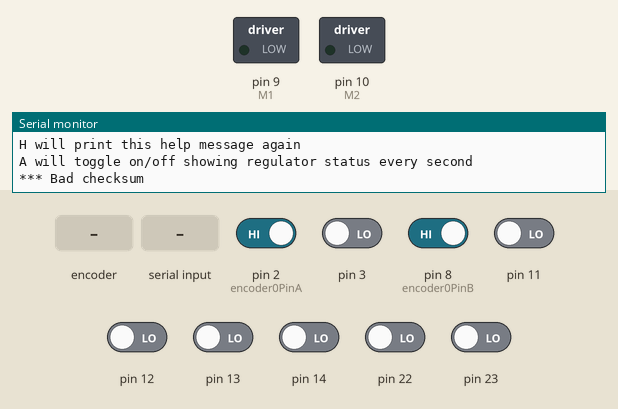
Recording of a sketch running on a simulated Arduino Uno, built with avr-gcc and run on an emulated ATmega328P. On the bench: switched loads named in the sketch (green lamp = pin HIGH), the last lines printed to the serial monitor. The test bench sets the inputs (shaded band); at power-on: pin 2 (encoder0PinA), pin 8 (encoder0PinB) HIGH, pin 3, pin 11–14, pin 22, pin 23 LOW. Random numbers use the default seed unless the sketch sets one.

Above: at 1.2 s.
1.3 s: rotary encoder on pin 2 (encoder0PinA) / pin 8 (encoder0PinB) turned 3 steps (first pin leading)
At 1.47 s:
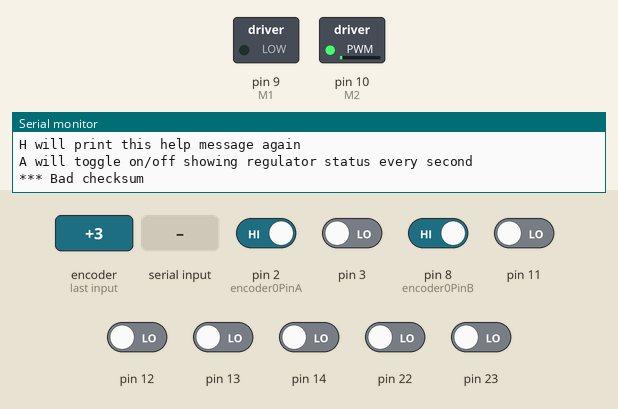
3.4 s: "I90\n" received over Serial
At 3.85 s:
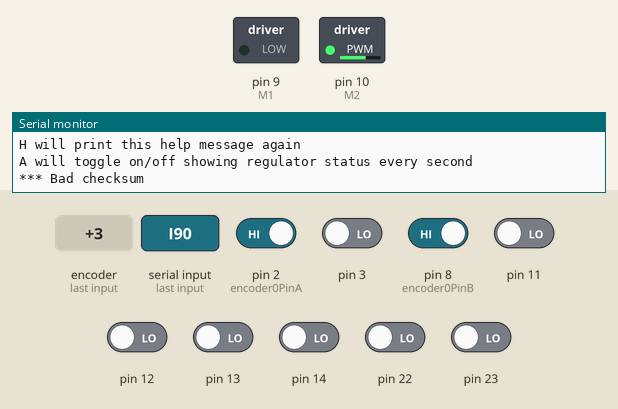
At 5.1 s:
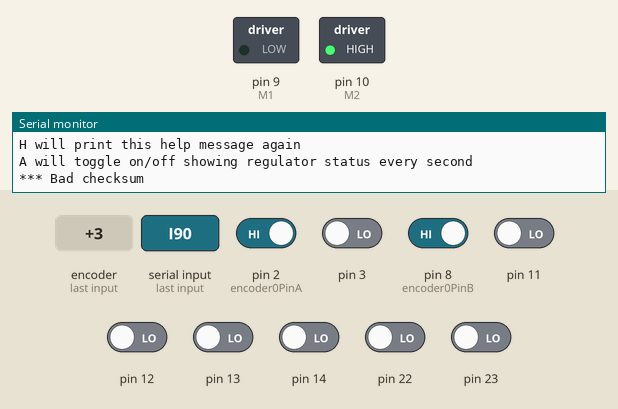
6.4 s: "I,45\n" received over Serial
9.4 s: byte 75 ('K') received over Serial
10.9 s: "90,45,200\n" received over Serial
At 12.6 s:
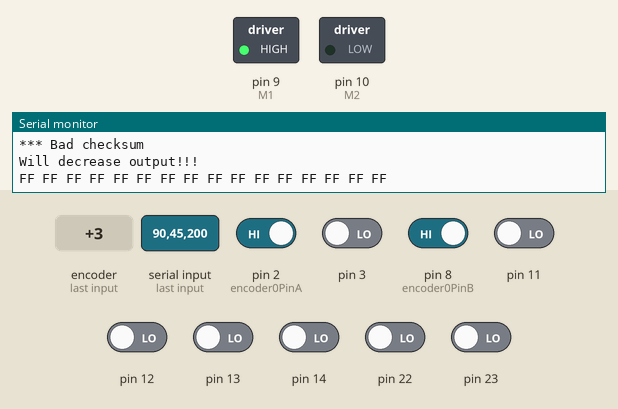
13.9 s: pin 3 driven HIGH
Timing chart, 0 to 17.9 s (numbered marks = the images above; inputs shaded):
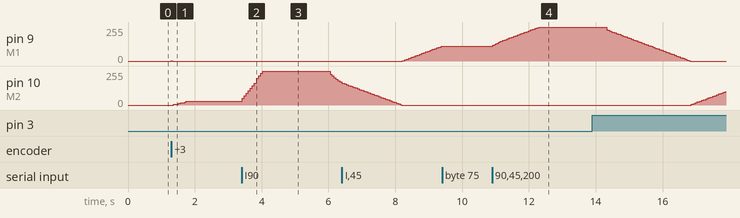

Measured:
- after the input at 1.3 s, pin 9 (M1): 0/255 → 3/255 at once, → 0/255 0.03 s later; pin 10 (M2): moves from 0/255 to 30/255 over 0.43 s, starting after 0.05 s
- after the input at 3.4 s, pin 10 (M2): rises from 30/255 to 255/255 in 0.61 s, then falls to 173/255 in 2.3 s
- after the input at 10.9 s, pin 9 (M1): moves from 111/255 to 255/255 over 1.4 s, starting at once

The sketch:

dcServoProtection.ino
```cpp
/* This one is not using any PinChangeInterrupt library */

/*
   This program uses an Arduino for a closed-loop control of a DC-motor.
   Motor motion is detected by a quadrature encoder.
   Two inputs named STEP and DIR allow changing the target position.
   Serial port prints current position and target position every second.
   Serial input can be used to feed a new location for the servo (no CR LF).

   Pins used:
   Digital inputs 2 & 8 are connected to the two encoder signals (AB).
   Digital input 3 is the STEP input.
   Analog input 0 is the DIR input.
   Digital outputs 9 & 10 control the PWM outputs for the motor (I am using half L298 here).
   Please note PID gains kp, ki, kd need to be tuned to each different setup.
*/
#include <EEPROM.h>
#include <PID_v1.h>

#define encoder0PinA  2 // PD2;
#define encoder0PinB  8  // PC0;
#define M1            9
#define M2            10  // motor's PWM outputs

int pos[500]; int p = 0;

double kp = 3, ki = 0, kd = 0.0;
double input = 0, output = 0, setpoint = 0;
PID myPID(&input, &output, &setpoint, kp, ki, kd, DIRECT);
volatile long encoder0Pos = 0;
volatile int directionLast = -1;
boolean auto1 = false, auto2 = false, counting = false;
long previousMillis = 0;        // will store last time LED was updated
long lastEncPos = 0;          // will store the target value when last max output was measured
unsigned long curTime = 0UL;  // will store current time to avoid multiple millis() calls
unsigned long lastSafeCheck = 0;  // will store last value when 255 output was measured
unsigned long motorSafe = 2000UL; // will store the interval to protect the motor - 2seconds
int lastMax = 0;              // have to also store the max to avoid +-255 values


long target1 = 0; // destination location at any moment

//for motor control ramps 1.4
bool newStep = false;
bool oldStep = false;
bool dir = false;
int skip = 0;

// Install Pin change interrupt for a pin, can be called multiple times
void pciSetup(byte pin)
{
  *digitalPinToPCMSK(pin) |= bit (digitalPinToPCMSKbit(pin));  // enable pin
  PCIFR  |= bit (digitalPinToPCICRbit(pin)); // clear any outstanding interrupt
  PCICR  |= bit (digitalPinToPCICRbit(pin)); // enable interrupt for the group
}

void setup() {
  pinMode(encoder0PinA, INPUT);
  pinMode(encoder0PinB, INPUT);
  pciSetup(encoder0PinB);
  attachInterrupt(0, encoderInt, CHANGE);  // encoder pin on interrupt 0 - pin 2
  attachInterrupt(1, countStep , RISING);  // step  input on interrupt 1 - pin 3
  TCCR1B = TCCR1B & 0b11111000 | 1; // set 31Kh PWM
  Serial.begin (115200);
  help();
  recoverPIDfromEEPROM();
  //Setup the pid
  myPID.SetMode(AUTOMATIC);
  myPID.SetSampleTime(1);
  myPID.SetOutputLimits(-255, 255);
}

void loop() {
  curTime = millis();
  input = encoder0Pos;
  setpoint = target1;
  myPID.Compute();
  if (Serial.available()) process_line(); // it may induce a glitch to move motion, so use it sparingly
  pwmOut(output);
  if (auto1) if (curTime % 3000 == 0) target1 = random(2000); // that was for self test with no input from main controller
  if (auto2) if (curTime % 1000 == 0) printPos();
  //if(counting && abs(input-target1)<15) counting=false;
  if (counting &&  (skip++ % 10) == 0 ) {
    pos[p] = encoder0Pos;
    if (p < 499) p++;
    else counting = false;
  }
  /* Motor safe code */
  if (abs(output) == 255) {
    if (lastSafeCheck == 0) {
      lastSafeCheck = curTime;
      lastEncPos = encoder0Pos;
    } else {
      if (lastEncPos != encoder0Pos) {
        lastSafeCheck = 0;
      } else {
        if (curTime - motorSafe > lastSafeCheck) {
          // we have to protect the motor - looks like even with max output we are not moving
          // we will set the target to current position to stop output
          Serial.println(F("Will decrease output!!!"));
          target1 = encoder0Pos - (output/255 * 5);
          lastEncPos = 0;
          lastSafeCheck = 0;
        }
      }
    }
  } else {
    lastSafeCheck = 0;
    lastEncPos = 0;
  }

}

void pwmOut(int out) {
  if (out < 0) {
    analogWrite(M1, 0);
    analogWrite(M2, abs(out));
  }
  else {
    analogWrite(M2, 0);
    analogWrite(M1, abs(out));
  }
}

const int QEM [16] = {0, -1, 1, 2, 1, 0, 2, -1, -1, 2, 0, 1, 2, 1, -1, 0}; // Quadrature Encoder Matrix

static unsigned char New, Old;
ISR (PCINT0_vect) { // handle pin change interrupt for D8
  Old = New;
  New = (PINB & 1 ) + ((PIND & 4) >> 1); //
  encoder0Pos += QEM [Old * 4 + New];
}

void encoderInt() { // handle pin change interrupt for D2
  Old = New;
  New = (PINB & 1 ) + ((PIND & 4) >> 1); //
  encoder0Pos += QEM [Old * 4 + New];
}


void countStep() {
  if (PINC & B0000001) {
    target1--;
    directionLast = -1;
  }
  else {
    target1++;
    if (directionLast < 0) {
      target1--;
      directionLast = 1;
    }
  }
} // pin A0 represents direction


void process_line() {
  char cmd = Serial.read();
  if (cmd > 'Z') cmd -= 32;
  switch (cmd) {
    case 'P': kp = Serial.parseFloat(); myPID.SetTunings(kp, ki, kd); break;
    case 'D': kd = Serial.parseFloat(); myPID.SetTunings(kp, ki, kd); break;
    case 'I': ki = Serial.parseFloat(); myPID.SetTunings(kp, ki, kd); break;
    case '?': printPos(); break;
    case 'X': target1 = Serial.parseInt(); p = 0; counting = true; for (int i = 0; i < 500; i++) pos[i] = 0; break;
    case 'T': auto1 = !auto1; break;
    case 'A': auto2 = !auto2; break;
    case 'Q': Serial.print("P="); Serial.print(kp); Serial.print(" I="); Serial.print(ki); Serial.print(" D="); Serial.println(kd); break;
    case 'H': help(); break;
    case 'W': writetoEEPROM(); break;
    case 'K': eedump(); break;
    case 'R': recoverPIDfromEEPROM() ; break;
    case 'S': for (int i = 0; i < p; i++) Serial.println(pos[i]); break;
  }
  while (Serial.read() != 10); // dump extra characters till LF is seen (you can use CRLF or just LF)
}

void printPos() {
  Serial.print(F("Position="));
  Serial.print(encoder0Pos);
  Serial.print(F(" PID_output="));
  Serial.print(output);
  Serial.print(F(" Target="));
  Serial.print(setpoint);
  Serial.print(F(" LastCheck="));
  Serial.print(lastSafeCheck);
  Serial.print(F(" LastEnc="));
  Serial.println(lastEncPos);

}

void help() {
  Serial.println(F("\nPID DC motor controller and stepper interface emulator"));
  Serial.println(F("by misan"));
  Serial.println(F("Available serial commands: (lines end with CRLF or LF)"));
  Serial.println(F("P123.34 sets proportional term to 123.34"));
  Serial.println(F("I123.34 sets integral term to 123.34"));
  Serial.println(F("D123.34 sets derivative term to 123.34"));
  Serial.println(F("? prints out current encoder, output and setpoint values"));
  Serial.println(F("X123 sets the target destination for the motor to 123 encoder pulses"));
  Serial.println(F("T will start a sequence of random destinations (between 0 and 2000) every 3 seconds. T again will disable that"));
  Serial.println(F("Q will print out the current values of P, I and D parameters"));
  Serial.println(F("W will store current values of P, I and D parameters into EEPROM"));
  Serial.println(F("H will print this help message again"));
  Serial.println(F("A will toggle on/off showing regulator status every second\n"));
}

void writetoEEPROM() { // keep PID set values in EEPROM so they are kept when arduino goes off
  eeput(kp, 0);
  eeput(ki, 4);
  eeput(kd, 8);
  double cks = 0;
  for (int i = 0; i < 12; i++) cks += EEPROM.read(i);
  eeput(cks, 12);
  Serial.println("\nPID values stored to EEPROM");
  //Serial.println(cks);
}

void recoverPIDfromEEPROM() {
  double cks = 0;
  double cksEE;
  for (int i = 0; i < 12; i++) cks += EEPROM.read(i);
  cksEE = eeget(12);
  //Serial.println(cks);
  if (cks == cksEE) {
    Serial.println(F("*** Found PID values on EEPROM"));
    kp = eeget(0);
    ki = eeget(4);
    kd = eeget(8);
    myPID.SetTunings(kp, ki, kd);
  }
  else Serial.println(F("*** Bad checksum"));
}

void eeput(double value, int dir) { // Snow Leopard keeps me grounded to 1.0.6 Arduino, so I have to do this :-(
  char * addr = (char * ) &value;
  for (int i = dir; i < dir + 4; i++)  EEPROM.write(i, addr[i - dir]);
}

double eeget(int dir) { // Snow Leopard keeps me grounded to 1.0.6 Arduino, so I have to do this :-(
  double value;
  char * addr = (char * ) &value;
  for (int i = dir; i < dir + 4; i++) addr[i - dir] = EEPROM.read(i);
  return value;
}

void eedump() {
  for (int i = 0; i < 16; i++) {
    Serial.print(EEPROM.read(i), HEX);
    Serial.print(" ");
  } Serial.println();
}
```
